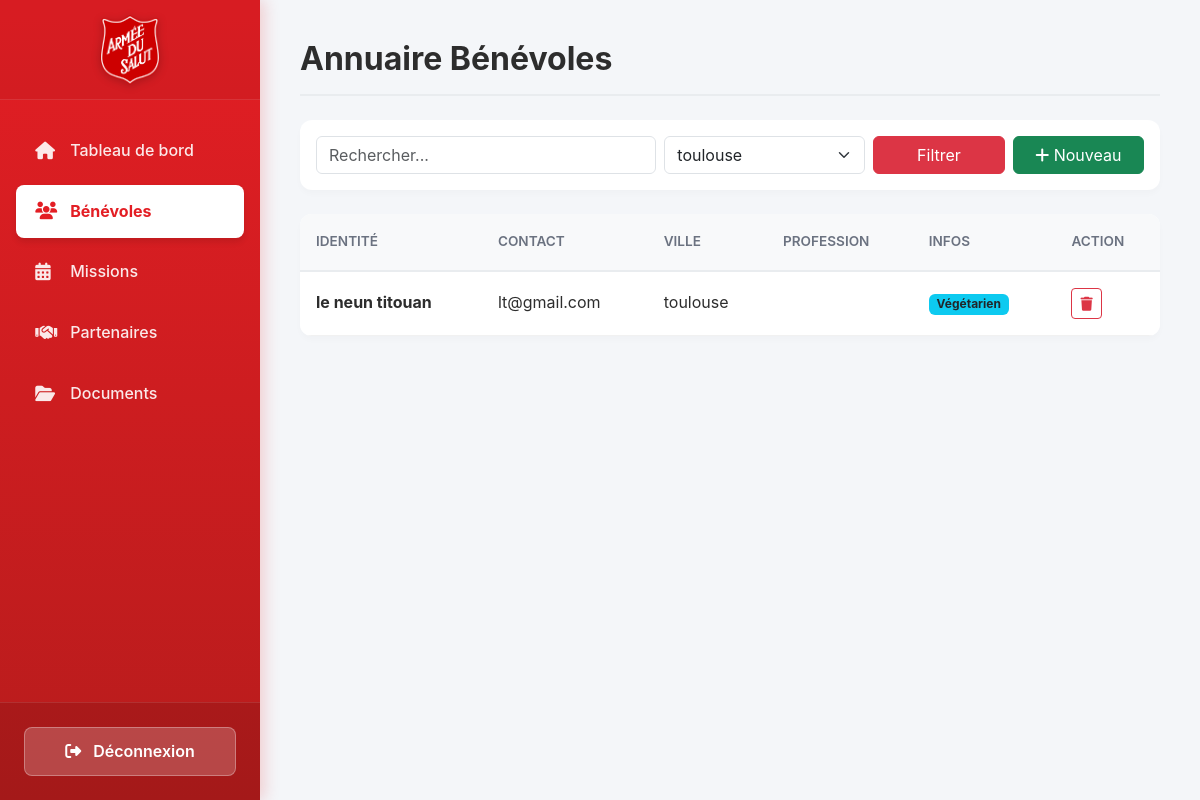
The page /admin/benevoles.php?ville=toulouse (signed in) on the database its author committed.
### tables this page shows
CREATE TABLE `benevole` (
  `id_benevole` int(11) NOT NULL,
  `nom` varchar(50) NOT NULL,
  `prenom` varchar(50) NOT NULL,
  `email` varchar(100) NOT NULL,
  `telephone` varchar(20) DEFAULT NULL,
  `ville` varchar(100) DEFAULT NULL,
  `profession` varchar(100) DEFAULT NULL,
  `regime_alimentaire` varchar(100) DEFAULT NULL,
  `limitation_physique` text DEFAULT NULL,
  `date_creation` datetime DEFAULT current_timestamp()
);

### admin/benevoles.php (the view, shortened to what this page needs)
<?php
require_once '../config/db.php';
$recherche = isset($_GET['q']) ? trim($_GET['q']) : "";
$filtre_ville = isset($_GET['ville']) ? trim($_GET['ville']) : "";
$sql = "SELECT * FROM benevole WHERE 1=1";
$params = [];
if (!empty($filtre_ville)) {
    $sql .= " AND ville = ?";
    $params[] = $filtre_ville;
}
$sql .= " ORDER BY date_creation DESC";
$stmt = $pdo->prepare($sql);
$stmt->execute($params);
$benevoles = $stmt->fetchAll();
?>
<!DOCTYPE html>
<html lang="fr">
<head>
    <link href="https://cdn.jsdelivr.net/npm/bootstrap@5.3.3/dist/css/bootstrap.min.css" rel="stylesheet">
    <link rel="stylesheet" href="https://cdnjs.cloudflare.com/ajax/libs/font-awesome/6.4.0/css/all.min.css">
    <link rel="stylesheet" href="../css/style.css">
</head>
<body>
<div class="admin-container">
    <nav class="sidebar">
        <div class="sidebar-header">
            <img src="../img/logo.png" alt="Logo Armée du Salut" class="sidebar-logo">
        </div>
        <div class="sidebar-menu">
            <a href="dashboard.php" class="sidebar-link"><i class="fas fa-home"></i> Tableau de bord</a>
            <a href="benevoles.php" class="sidebar-link active"><i class="fas fa-users"></i> Bénévoles</a>
            <a href="missions.php" class="sidebar-link"><i class="fas fa-calendar-alt"></i> Missions</a>
            <a href="partenaires.php" class="sidebar-link"><i class="fas fa-handshake"></i> Partenaires</a>
            <a href="documents.php" class="sidebar-link"><i class="fas fa-folder-open"></i> Documents</a>
        </div>
        <div class="sidebar-footer">
            <a href="logout.php" class="btn-logout">
                <i class="fas fa-sign-out-alt me-2"></i> Déconnexion
            </a>
        </div>
    </nav>
    <main class="admin-content">
        <h2 class="page-title">Annuaire Bénévoles</h2>
        <div class="card-admin p-3">
            <form method="GET" class="row g-2">
                <div class="col-md-5"><input type="text" name="q" class="form-control" placeholder="Rechercher..." value="<?= htmlspecialchars($recherche) ?>"></div>
                <div class="col-md-3">
                    <select name="ville" class="form-select">
                        <?php
                        $villes = $pdo->query("SELECT DISTINCT ville FROM benevole WHERE ville != '' ORDER BY ville")->fetchAll();
                        foreach($villes as $v) {
                            $sel = ($filtre_ville == $v['ville']) ? 'selected' : '';
                            echo "<option value='".htmlspecialchars($v['ville'])."' $sel>".htmlspecialchars($v['ville'])."</option>";
                        }
                        ?>
                    </select>
                </div>
                <div class="col-md-2"><button type="submit" class="btn btn-danger w-100">Filtrer</button></div>
                <div class="col-md-2"><button type="button" class="btn btn-success w-100" data-bs-toggle="collapse" data-bs-target="#formAjout"><i class="fas fa-plus"></i> Nouveau</button></div>
            </form>
        </div>
        <div class="card-admin p-0 overflow-hidden">
            <table class="table table-admin table-hover m-0">
                <thead><tr><th>Identité</th><th>Contact</th><th>Ville</th><th>Profession</th><th>Infos</th><th>Action</th></tr></thead>
                <tbody>
                <?php foreach ($benevoles as $b): ?>
                    <tr>
                        <td class="fw-bold"><?= htmlspecialchars($b['nom'] . ' ' . $b['prenom']) ?></td>
                        <td><?= htmlspecialchars($b['email']) ?></td>
                        <td><?= htmlspecialchars($b['ville']) ?></td>
                        <td><?= htmlspecialchars($b['profession']) ?></td>
                        <td>
                            <?php if($b['regime_alimentaire']) echo "<span class='badge bg-info text-dark me-1'>".$b['regime_alimentaire']."</span>"; ?>
                        </td>
                        <td>
                            <a href="benevoles.php?supprimer=<?= $b['id_benevole'] ?>" onclick="return confirm('Supprimer ?')" class="btn btn-sm btn-outline-danger"><i class="fas fa-trash"></i></a>
                        </td>
                    </tr>
                <?php endforeach; ?>
                </tbody>
            </table>
        </div>
    </main>
</div>
</body>
</html>

### css/style.css (style rules this page uses)
:root { --rouge: #E31E24; --rouge-fonce: #B71C1C; --texte-fonce: #2D2D2D; --texte-clair: #6B7280; --fond-clair: #F9FAFB; }
body { font-family: 'Inter', sans-serif; line-height: 1.7; color: var(--texte-fonce); background-color: var(--fond-clair); margin: 0; }
.admin-container { display: flex; min-height: 100vh; background-color: #f4f6f9; font-family: 'Inter', sans-serif; }
.sidebar { width: 260px; background: linear-gradient(180deg, #E31E24 0%, #B71C1C 100%); color: #fff; flex-shrink: 0; display: flex; flex-direction: column; box-shadow: 4px 0 15px rgba(227, 30, 36, 0.2); z-index: 100; }
.sidebar-header { padding: 1.5rem 1rem; text-align: center; background-color: rgba(0, 0, 0, 0.05); border-bottom: 1px solid rgba(255, 255, 255, 0.1); height: 100px; display: flex; align-items: center; justify-content: center; }
.sidebar-logo { max-height: 70px; max-width: 100%; object-fit: contain; filter: drop-shadow(0 2px 4px rgba(0,0,0,0.2)); }
.sidebar-menu { padding: 1.5rem 1rem; flex-grow: 1; display: flex; flex-direction: column; gap: 0.5rem; }
.sidebar-link { display: flex; align-items: center; padding: 0.8rem 1.2rem; color: rgba(255, 255, 255, 0.9); text-decoration: none; transition: all 0.3s ease; font-weight: 500; border-radius: 8px; }
.sidebar-link i { width: 25px; margin-right: 10px; font-size: 1.1rem; }
.sidebar-link.active { background-color: #ffffff; color: #E31E24; font-weight: 700; box-shadow: 0 4px 6px rgba(0,0,0,0.1); }
.sidebar-footer { padding: 1.5rem; border-top: 1px solid rgba(255, 255, 255, 0.1); background-color: rgba(0, 0, 0, 0.1); }
.btn-logout { display: block; width: 100%; text-align: center; background-color: rgba(255, 255, 255, 0.2); color: #fff; padding: 10px; border-radius: 8px; text-decoration: none; font-weight: 600; transition: all 0.3s; border: 1px solid rgba(255, 255, 255, 0.3); }
.admin-content { flex-grow: 1; padding: 2.5rem; overflow-y: auto; }
.page-title { font-weight: 700; color: var(--texte-fonce); margin-bottom: 1.5rem; padding-bottom: 1rem; border-bottom: 2px solid #e9ecef; }
.card-admin { background: #fff; border: none; border-radius: 12px; box-shadow: 0 4px 6px rgba(0,0,0,0.02); transition: transform 0.3s ease, box-shadow 0.3s ease; margin-bottom: 1.5rem; overflow: hidden; }
.table-admin { margin-bottom: 0; }
.table-admin thead th { background-color: #f8f9fa; color: var(--texte-clair); font-weight: 600; text-transform: uppercase; font-size: 0.85rem; border-bottom: 2px solid #e9ecef; padding: 1rem; }
.table-admin tbody td { padding: 1rem; vertical-align: middle; color: var(--texte-fonce); border-bottom: 1px solid #f1f1f1; }

### rows shown on the page
benevole: nom+prenom "le neun titouan", email "lt@gmail.com", ville "toulouse", regime_alimentaire "Végétarien"

### other values the page prints
form field ville "toulouse"
